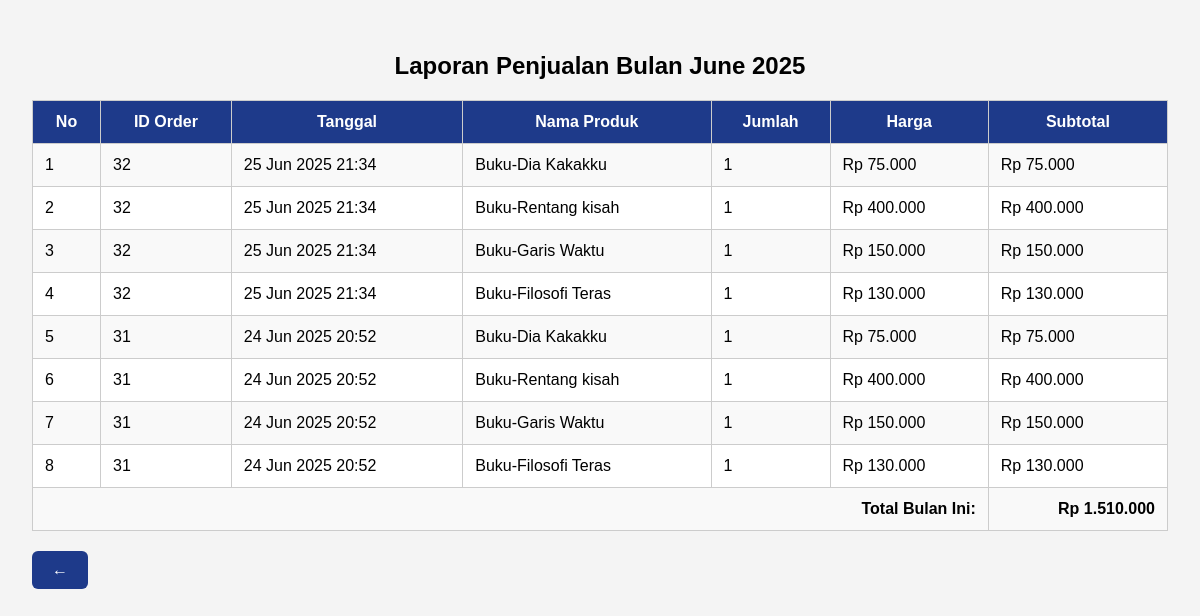
/admin/laporan_bulanan.php (signed in), run on the app's committed database.
### tables this page shows
CREATE TABLE `order_details` (
  `order_detail_id` int(11) NOT NULL,
  `order_id` int(11) NOT NULL,
  `product_id` int(11) NOT NULL,
  `quantity` int(11) NOT NULL DEFAULT 1,
  `price` decimal(12,2) NOT NULL,
  `subtotal` decimal(12,2) NOT NULL
);

CREATE TABLE `orders` (
  `order_id` int(11) NOT NULL,
  `user_id` int(11) NOT NULL,
  `order_date` datetime DEFAULT current_timestamp(),
  `status` enum('pending','processing','shipped','completed','cancelled') DEFAULT 'pending',
  `total_amount` decimal(12,2) NOT NULL,
  `shipping_address` text NOT NULL,
  `phone` varchar(20) DEFAULT NULL,
  `created_at` timestamp NOT NULL DEFAULT current_timestamp(),
  `updated_at` timestamp NOT NULL DEFAULT current_timestamp() ON UPDATE current_timestamp()
);

CREATE TABLE `products` (
  `product_id` int(11) NOT NULL,
  `name` varchar(150) NOT NULL,
  `description` text DEFAULT NULL,
  `price` decimal(12,2) NOT NULL,
  `stock` int(11) NOT NULL DEFAULT 0,
  `image_url` varchar(255) DEFAULT NULL,
  `created_at` timestamp NOT NULL DEFAULT current_timestamp()
);

### admin/laporan_bulanan.php (the view, shortened to what this page needs)
<?php
$koneksi = new mysqli("localhost", "root", "", "toko_buku");
$bulan_ini = date('Y-m');
$sql = "
SELECT o.order_id, o.order_date, p.name AS nama_produk, od.quantity, od.price, od.subtotal
FROM orders o
JOIN order_details od ON o.order_id = od.order_id
JOIN products p ON od.product_id = p.product_id
WHERE DATE_FORMAT(o.order_date, '%Y-%m') = ?
ORDER BY o.order_date DESC
";
$stmt = $koneksi->prepare($sql);
$stmt->bind_param("s", $bulan_ini);
$stmt->execute();
$result = $stmt->get_result();
?>
<!DOCTYPE html>
<html lang="id">
<head>
</head>
<body>
    <h2>Laporan Penjualan Bulan <?= date('F Y') ?></h2>
    <table>
        <tr>
            <th>No</th>
            <th>ID Order</th>
            <th>Tanggal</th>
            <th>Nama Produk</th>
            <th>Jumlah</th>
            <th>Harga</th>
            <th>Subtotal</th>
        </tr>
        <?php
        $no = 1; $total = 0;
        while ($row = $result->fetch_assoc()):
            $total += $row['subtotal'];
        ?>
        <tr>
            <td><?= $no++ ?></td>
            <td><?= $row['order_id'] ?></td>
            <td><?= date('d M Y H:i', strtotime($row['order_date'])) ?></td>
            <td><?= htmlspecialchars($row['nama_produk']) ?></td>
            <td><?= $row['quantity'] ?></td>
            <td>Rp <?= number_format($row['price'], 0, ',', '.') ?></td>
            <td>Rp <?= number_format($row['subtotal'], 0, ',', '.') ?></td>
        </tr>
        <?php endwhile; ?>
        <tr>
            <td colspan="6" class="total">Total Bulan Ini:</td>
            <td class="total">Rp <?= number_format($total, 0, ',', '.') ?></td>
        </tr>
    </table>
    <a href="dashboard.php" class="kembali">←</a>
</body>
</html>

### admin/laporan_bulanan.php (style rules this page uses)
body { font-family: Arial, sans-serif; padding: 24px; background: #f4f4f4; }
h2 { text-align: center; }
table { width: 100%; border-collapse: collapse; background: #fff; }
th, td { padding: 12px; border: 1px solid #ccc; }
th { background-color: #1e3a8a; color: white; }
tr:nth-child(even) { background: #f9f9f9; }
.total { text-align: right; font-weight: bold; }
.kembali { margin-top: 20px; display: inline-block; background: #1e3a8a; color: white; padding: 10px 20px; text-decoration: none; border-radius: 6px; }

### data on the page
order_details: order.order_id "32", order.order_date "25 Jun 2025 21:34", product.name "Buku-Dia Kakakku", quantity "1", price "75.000", subtotal "75.000"
order_details: order.order_id "32", order.order_date "25 Jun 2025 21:34", product.name "Buku-Rentang kisah", quantity "1", price "400.000", subtotal "400.000"
order_details: order.order_id "32", order.order_date "25 Jun 2025 21:34", product.name "Buku-Garis Waktu", quantity "1", price "150.000", subtotal "150.000"
order_details: order.order_id "32", order.order_date "25 Jun 2025 21:34", product.name "Buku-Filosofi Teras", quantity "1", price "130.000", subtotal "130.000"
order_details: order.order_id "31", order.order_date "24 Jun 2025 20:52", product.name "Buku-Dia Kakakku", quantity "1", price "75.000", subtotal "75.000"
order_details: order.order_id "31", order.order_date "24 Jun 2025 20:52", product.name "Buku-Rentang kisah", quantity "1", price "400.000", subtotal "400.000"
order_details: order.order_id "31", order.order_date "24 Jun 2025 20:52", product.name "Buku-Garis Waktu", quantity "1", price "150.000", subtotal "150.000"
order_details: order.order_id "31", order.order_date "24 Jun 2025 20:52", product.name "Buku-Filosofi Teras", quantity "1", price "130.000", subtotal "130.000"

### other printed values
$total "1.510.000"
